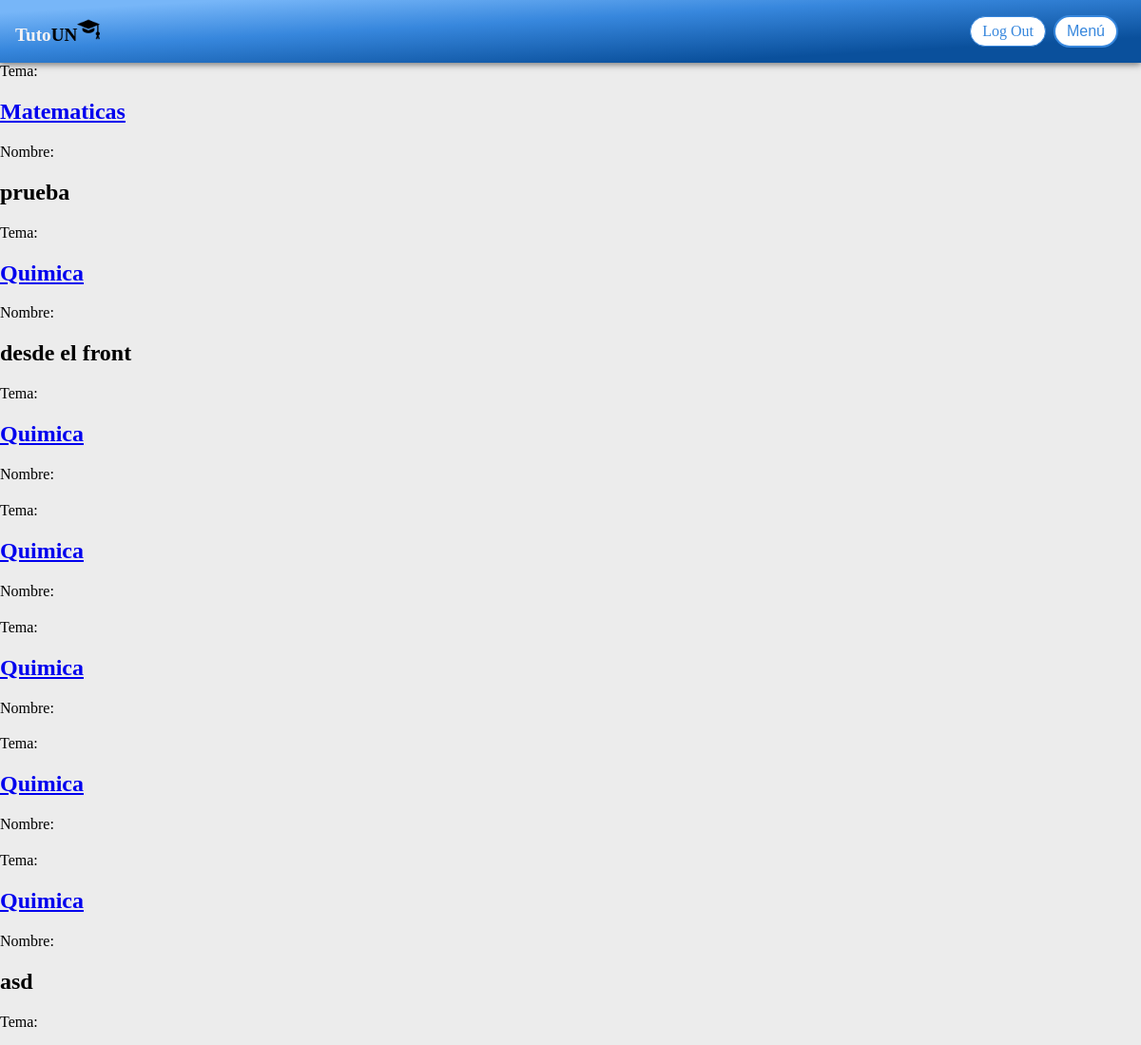
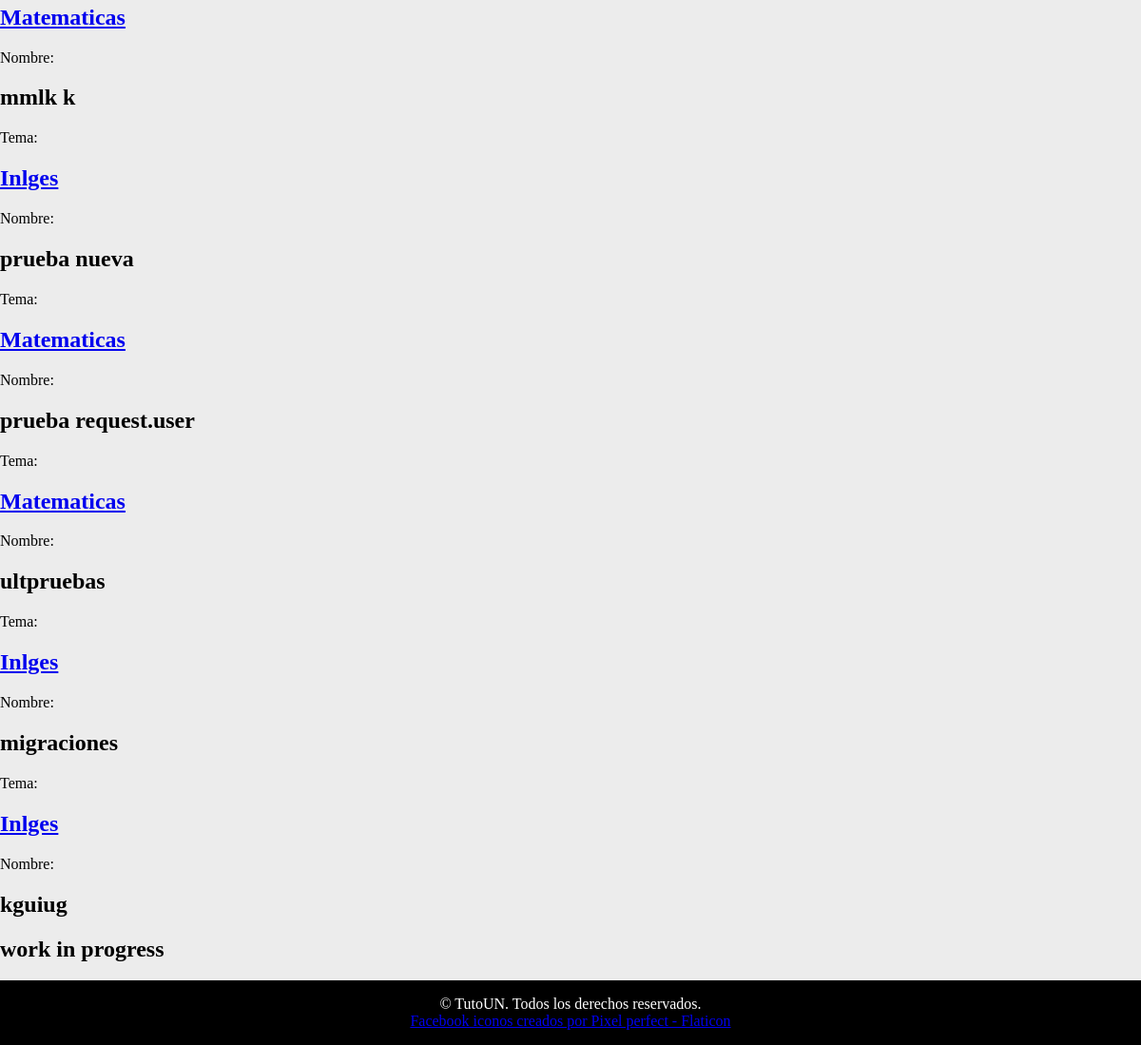
/tutorias/ (signed in), run on the app's committed database (2 pictures, top to bottom).
### tutorias/models.py (models this page shows, shortened)
class Tutoria(models.Model):
    id = models.UUIDField(primary_key=True, default=uuid.uuid4)
    nombre = models.CharField(max_length=200)
    tema = models.CharField(max_length=200)
    fecha = models.DateField
    hora = models.TimeField
    tarifa = models.IntegerField
    duracion = models.IntegerField
    lugar = models.CharField(max_length=200, default="Biblioteca")
    estado = models.CharField(max_length=200, default="Solicitada")
    usuario = models.ForeignKey(settings.AUTH_USER_MODEL, on_delete=models.CASCADE, related_name="usuario_tutorias")
    tutor = models.ForeignKey(settings.AUTH_USER_MODEL, on_delete=models.CASCADE, related_name="tutor_tutorias")

### tutorias/views.py (the view)
# urls.py: path('', include('tutorias.urls')),
@login_required(login_url='users:login')
def tutorias(request):
    listatutorias = Tutoria.objects.filter(usuario = request.user)
    return render(request, 'tutorias.html', {
        'listatutorias' : listatutorias,
    })

### tutorias/templates/tutorias.html (shortened to what this page needs)
{% extends 'core/base.html' %}
{% block content %}
<section>
    {% for tutoria in listatutorias %}
    <div class="containerTutoria">
        <label for="Tema">Tema:</label>
        <a href="{% url 'detalleTutoria' tutoria.id %}">
            <h1>{{tutoria.tema}}</h1>
        </a>
        <label for="Tema">Nombre:</label>
        <a>
            <h1>{{tutoria.nombre}}</h1>
        </a>
    </div>
    {% endfor %}
</section>
<aside>
    <div class="containerTutoria">
        <h1>work in progress</h1>
    </div>
</aside>
{% endblock %}

### core/templates/core/base.html (shortened to what this page needs)
<!DOCTYPE html>
<html lang="es">
<head>
</head>
<body>
    <div class="navbar">
        <div class="container">
            <a class="logo" href="/">Tuto<span>UN</span><img src="../../../static/grado.png" alt="Grado Icon" style="height: 24px; margin-right: 5px;"></a>
        </div>
        <div class="buttons">
            {% if user.is_authenticated %}
            <a href="/users/logout/" class="button">Log Out</a>
            {% endif %}
            <div class="dropdown">
                <button class="dropdown-toggle">Menú</button>
            </div>
        </div>
    </div>
    <main>
        {% block content %}{% endblock %}
    </main>
    <footer>
        &copy; TutoUN. Todos los derechos reservados.
        <div><a href="https://www.flaticon.es/iconos-gratis/facebook" title="facebook iconos">Facebook iconos creados por Pixel perfect - Flaticon</a></div>
    </footer>
</body>
</html>

### core/templates/core/base.html (style rules this page uses)
body { font-family: Arial, sans-serif; background-color: #ececec; margin: 0; font-family: "Poppins"; }
.navbar { display: flex; justify-content: space-between; align-items: center; background: linear-gradient(to bottom right, #77b6f8 10%,#3787dd 40%, #0a509c 80%); box-shadow: 0 2px 7px rgba(0, 0, 0, 0.5); padding: 1em; color: white; z-index: 1; }
.logo { text-decoration: none; font-weight: bold; color: rgb(246, 243, 243); font-size: 1.2em; }
span { color: #010101; }
footer { background-color: #000; color: white; padding: 1rem; text-align: center; }
.dropdown { position: relative; display: inline-block; }
.dropdown-toggle { background-color: white; border-radius: 20px; color: #3787dd; border: 2px solid #3787dd; padding: 6px 12px; margin-right: 0.5em; font-size: 16px; cursor: pointer; outline: none; transition: background-color 0.2s, color 0.2s, border-color 0.2s; }
.buttons { display: flex; align-items: center; }
.button { background-color: white; border: 1px solid #3787dd; color: #3787dd; padding: 6px 12px; text-align: center; text-decoration: none; display: inline-block; font-size: 16px; margin-right: 0.5em; cursor: pointer; border-radius: 20px; transition: background-color 0.2s, color 0.2s; }

### data on the page
Tutoria: tema "Matematicas", nombre "prueba"
Tutoria: tema "Quimica", nombre "desde el front"
Tutoria: tema "Quimica"
Tutoria: tema "Quimica"
Tutoria: tema "Quimica"
Tutoria: tema "Quimica"
Tutoria: tema "Quimica", nombre "asd"
Tutoria: tema "Matematicas", nombre "mmlk k"
Tutoria: tema "Inlges", nombre "prueba nueva"
Tutoria: tema "Matematicas", nombre "prueba request.user"
Tutoria: tema "Matematicas", nombre "ultpruebas"
Tutoria: tema "Inlges", nombre "migraciones"
Tutoria: tema "Inlges", nombre "kguiug"
